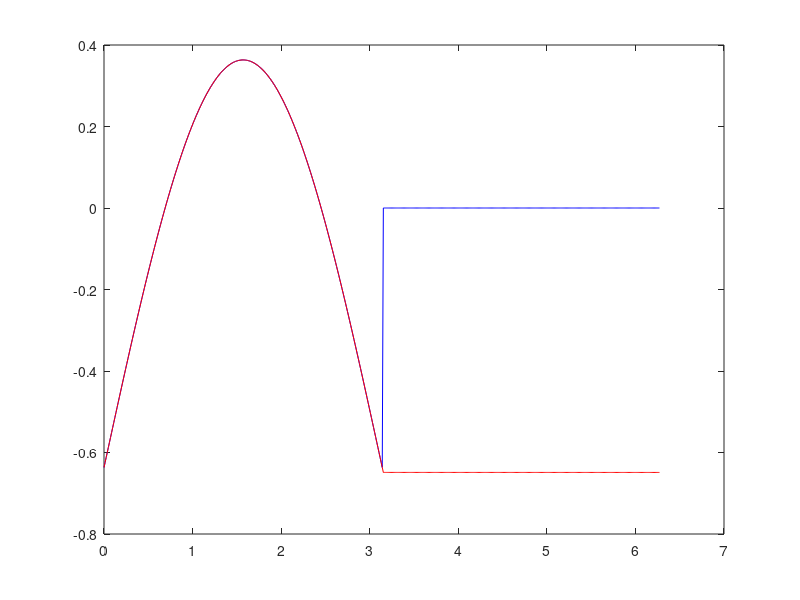

MATLAB code to generate this figure:
% ``Volume penalization for inhomogeneous Neumann boundary conditions modeling scalar flux in complicated geometry'' [J. Comput. Phys. 390 (2019)]
% and its Corrigendum.
% by T. Sakurai, K. Yoshimatsu, N. Okamoto and K. Schneider
% This is the Matlab/Octave code for Fig. 8 in 
%  "Corrigendum to `Volume penalization for inhomogeneous Neumann boundary conditions modeling scalar flux in complicated geometry'
%-----
% This code is based on the Matlab code for the example shown in section 2.3 of
% "Analysis and discretization of the volume penalized Laplace operator 
% with Neumann boundary conditions" by D. Kolomenskiy, R. Nguyen van yen
% and K. Schneider

clear all;
close all;

% This script only works if m is odd
% For m is even, the a additive constant is non-zero
m = 1;
alp=0.0;

% Number of grid points
N = 512;

% Penalization parameter
eta = 1e-8;

% Domain size
Lx = 2*pi;

% Grid step
h = Lx/N;

% Grid
x = (0:N-1).'*h;

% Fluid domain array index
Omf = find((x>0)&(x<pi));

% Mask function
chi = zeros(N,1);
chi(x>pi) = 1;
chi(abs(x-pi)<2*eps(1)) = 1/2;
chi(abs(x)<2*eps(1)) = 1/2;
% eps(1) is the machine epsilon near 1. 
% Note that there has to be a grid point on the boundary.

% Right-hand side of the equation
%f = m^2*cos(m*x);
af=m^2*sin(m*x);
f = (1-chi).*af;

% The r.h.s. of the equation ibecomes discontinuous
% when we extend it in the solid domain. Its value at the point of
% discontinuity must be the half-sum of the limits from the right
% and from the left, for consistency with the central discretization
% of the differential operator.

% Exact solution 
%w = cos(m*x);
 w = sin(m*x)+alp*x-pi*alp/2.0-2.0/(pi*m);
% Its extension in the solid domain
w(x>pi) = 0;

% Discrete operator matrix
Db = toeplitz([1 -1 zeros(1,N-2)].',[1 zeros(1,N-2) -1])/h;
Df = toeplitz([-1 zeros(1,N-2) 1].',[-1 1 zeros(1,N-2)])/h;
Th = diag(1-chi+eta*chi);
A = -1/2*(Df*Th*Db+Db*Th*Df);

% inhomogeneous Neumann b.c.
bet = m*cos(m*x)+ones(N,1)*alp;
% beta * dx chi
dTh = 1/2*bet.*(Db+Df)*chi;

f = f + dTh;

% Ensure zero mean

%f(1) = 0;
%A(1,:) = 1;

% add
%A(1,:)=0;
%A(1,Omf) = 1;

% 1 -> 3
f(3) = 0;
A(3, :) = 1-chi;
% Numerical solution
u = A\f;

% Plot the exact and the numerical solution
figure(1);
plot(x,w,'b-',x,u,'r-');

% Compute the error norm
%err_linfty = max(abs(u(Omf)-w(Omf)))
%err_l2 = sqrt(h*sum((u(Omf)-w(Omf)).^2))

err_linfty = max(abs(u(Omf)-w(Omf)));
err_l1 = h*sum(abs(u(Omf)-w(Omf)));
err_l2 = sqrt(h*sum((u(Omf)-w(Omf)).^2));

error(1:5)=[N h err_linfty err_l1 err_l2];
save('err_1Dinhomo.data','error');
